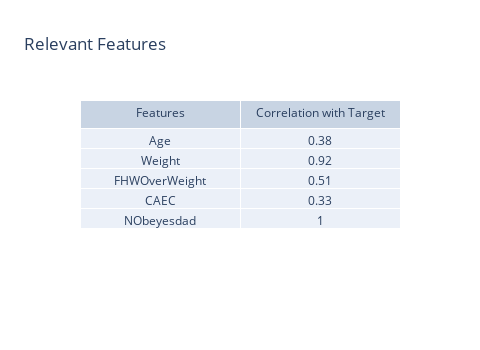

The notebook cell saved with this chart:
### Markdown cell above
We will consider the correlation to be significant when it is greater than 0.3 or less than -0.3.

### Code cell
threshold=0.3
cor_target = abs(correlation["NObeyesdad"])
relevant_features=pd.concat([cor_target[cor_target > threshold],cor_target[cor_target < -1*threshold]])
relevant_features = pd.DataFrame({"Features":relevant_features.index,"Correlation with Target":relevant_features.tolist()}) # series to dataframe
fig = go.Figure(data=[go.Table(columnwidth=5, header=dict(values= relevant_features.columns),
                cells=dict(values=[relevant_features["Features"],relevant_features["Correlation with Target"]]))
                    ])
fig.update_layout(title="Relevant Features",width=480,height=350)
fig.show()

### Figure 1 — Plotly figure (JSON) as saved in the notebook; plotly's stock layout.template omitted (floating-point values rounded to 4 significant figures)
{"data": [{"cells": {"values": [["Age", "Weight", "FHWOverWeight", "CAEC", "NObeyesdad"], [0.38, 0.92, 0.51, 0.33, 1]]}, "columnwidth": 5, "header": {"values": ["Features", "Correlation with Target"]}, "type": "table"}], "layout": {"height": 350, "title": {"text": "Relevant Features"}, "width": 480}}
